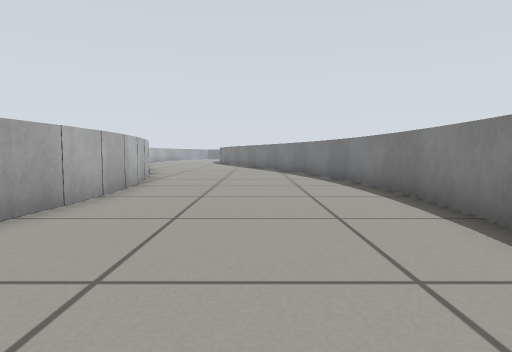
[1] (above)

15 first-person views from a walk through a robot-simulator world made for Gazebo. The camera is 0.4 m above the floor, tilts 4° down and sees 75° across. The floor is counted in squares, 0.5 m on a side. Each view is taken from the middle of a square. On the plan, view 1 faces up. The plan holds only what a view shows up to about 11 squares ahead; the rest is blank.

[2]
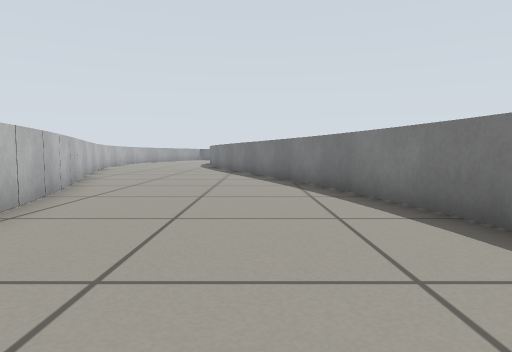

[3]
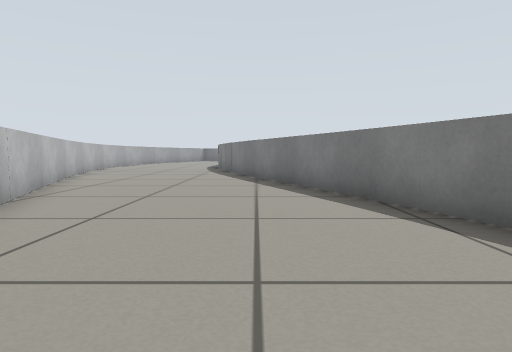

[4]
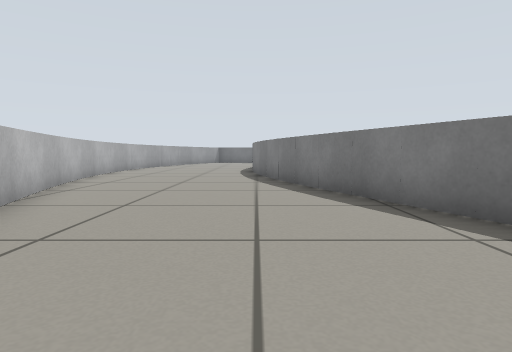

[5]
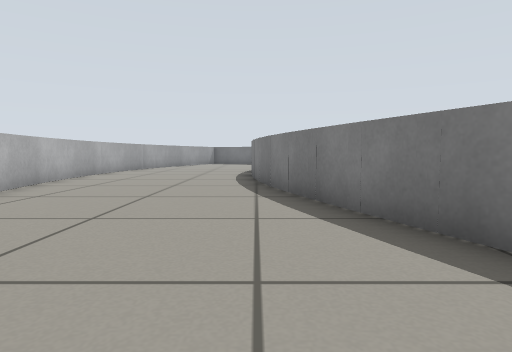

[6]
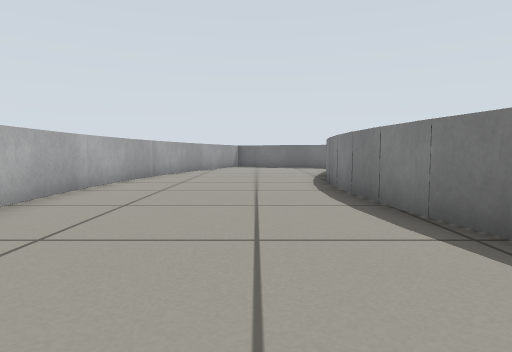

[7]
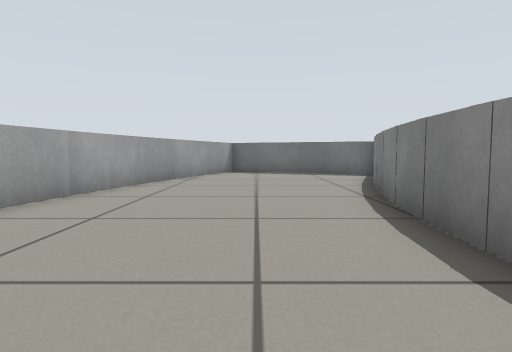

[8]
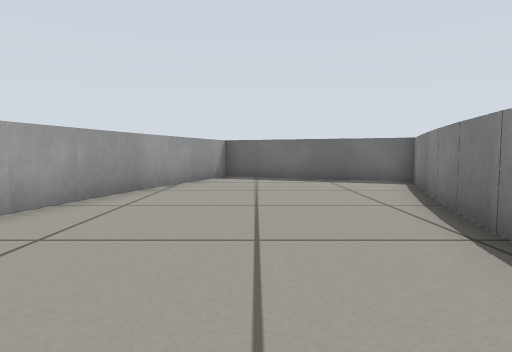

[9]
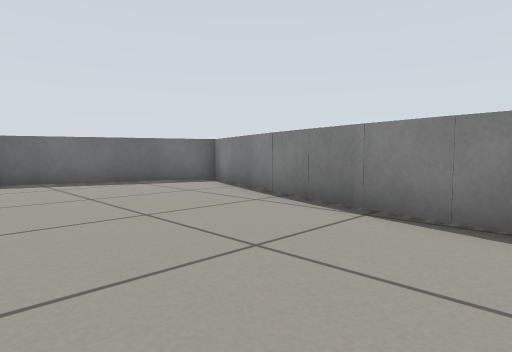

[10]
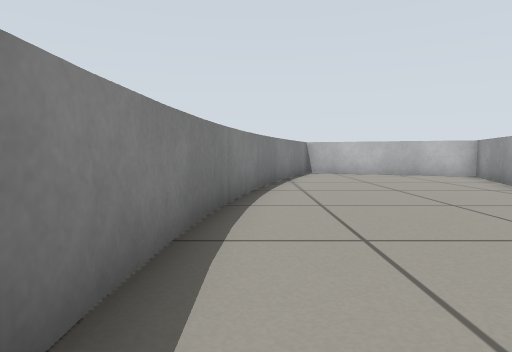

[11]
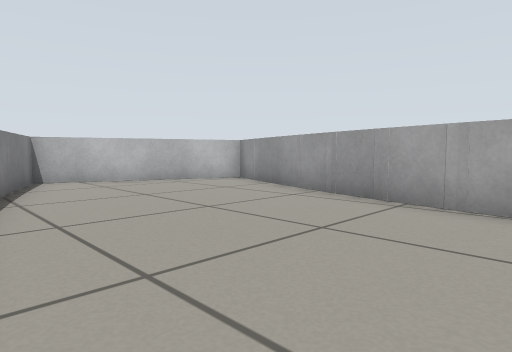

[12]
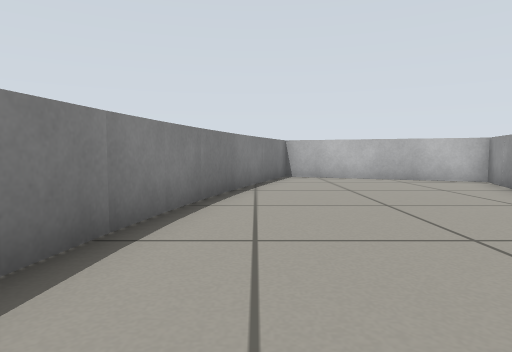

[13]
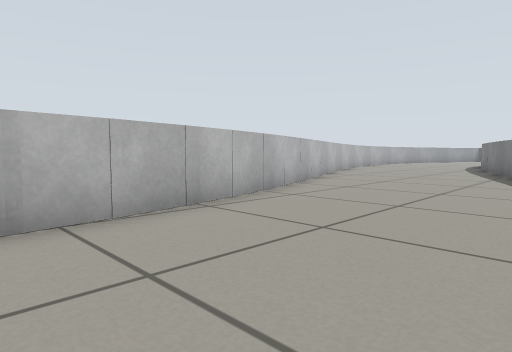

[14]
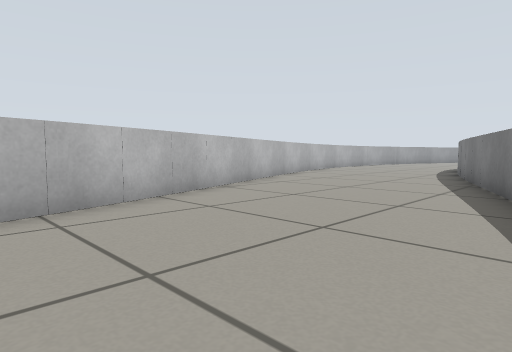

[15]
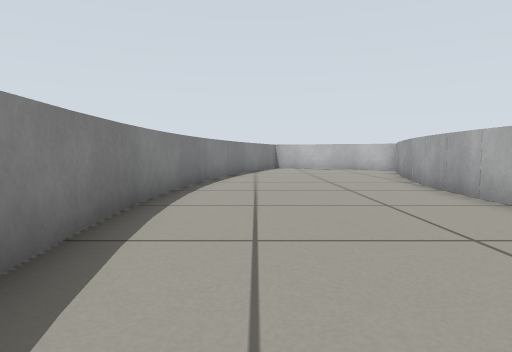

### Floor plan
Points are (right, up) in squares from view 1. A wall is a line through its corners. A room is listed if a view was taken in it or the views show most of it. See-through windows are left out.
Room 1 (views 1, 2, 3, 4, 5, 6, 7, 8, 9, 10, 11, 12, 13, 14, 15)
walls: (-4.7, 14.7) (-3.2, 9.7); (-7.8, 22.4) (-4.6, 14.3); (-2.4, 24.5) (-3.2, 28.6); (2.2, 12.4) (-2.5, 24.7); (-3.2, 10.2) (-2.7, 6.2); (2.5, 10) (2, 12.5); (-3.1, 28.2) (-3.2, 29.8); (-8.7, 27.1) (-7.7, 22.3); (-3.2, 29.4) (-3, 32.2); (-2.7, 6.6) (-3.1, 2.5); (-3.2, 31.8) (-2.3, 35.8); (-8.9, 30.7) (-8.7, 27); (2.8, 4.1) (2.8, 7.7) (2.5, 10.2); (-3.1, 2.9) (-3.7, 0.2); (-8.6, 33) (-8.9, 30.5); (-3.7, 0.6) (-5.1, -4.1) (0, -6.1) (0.4, -5.1); (-2.3, 35.4) (-0.9, 40.2); (2.1, -0.6) (2.8, 4.2); (-7.4, 38.8) (-8.8, 33); (-0.6, 40) (-6.1, 42.1) (-7.3, 38.7); (0.6, -5.3) (1.9, -0.6)

Where each view was taken, in squares from view 1:
view 1: 0 up, 0 right, facing up
view 2: 6 up, 0 right, facing up
view 3: 10 up, 1 left, facing up
view 4: 15 up, 3 left, facing up
view 5: 18 up, 3 left, facing up
view 6: 23 up, 5 left, facing up
view 7: 28 up, 5 left, facing up
view 8: 31 up, 5 left, facing up
view 9: 32 up, 7 left, facing up-right
view 10: 7 up, 2 right, facing down
view 11: 4 up, 2 right, facing down-left
view 12: 5 up, 1 right, facing down
view 13: 7 up, 1 right, facing up-left
view 14: 11 up, 1 right, facing up-left
view 15: 11 up, 1 right, facing down
